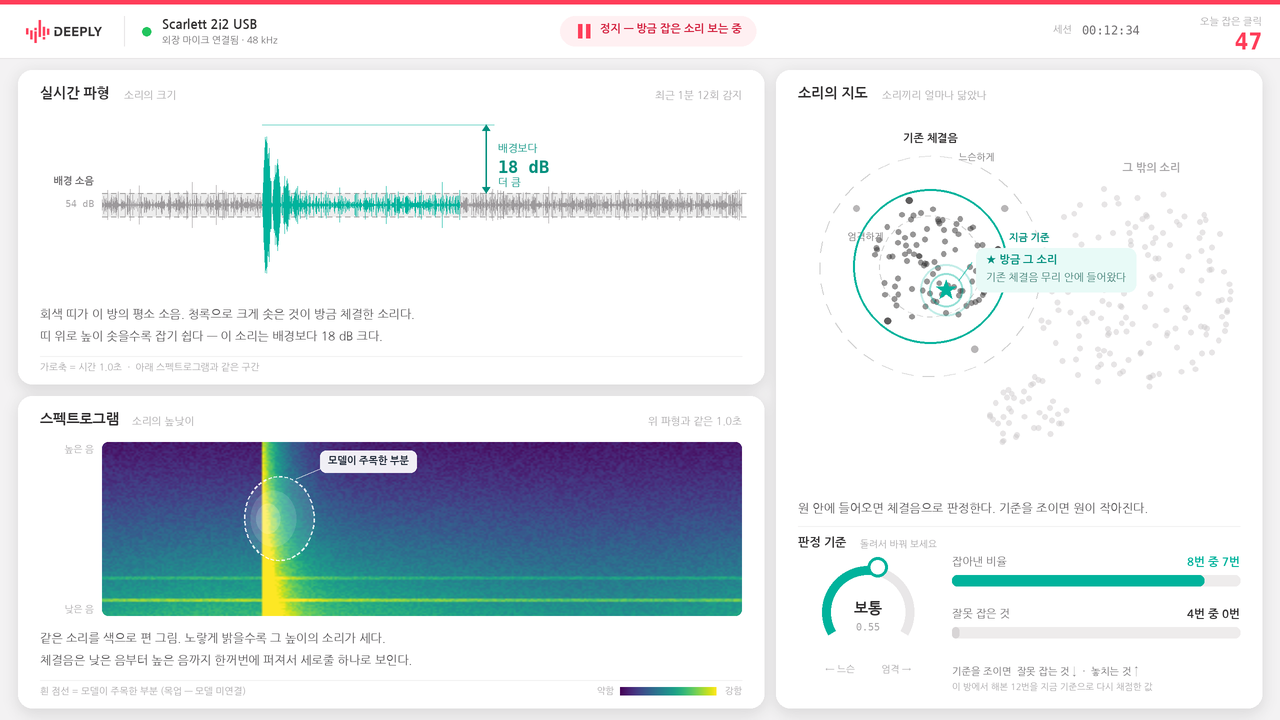

Write Python code to recreate this figure.
"""Render a static mockup PNG of the 1-Day Demo screen (no browser needed).

v04: three panels + DEEPLY CI. Waveform + spectrogram (shared time window) on the left,
sound map on the right. Every number that used to live in a side card is folded
into one of the three views, so the page still reads if the extras are removed.

버저닝: 아래 VERSION/SLUG/NOTE 세 줄만 바꾸고 실행하면
mockups/ 에 PNG + 그 버전을 만든 스크립트 사본 + INDEX.md 한 줄이 함께 남는다.
같은 VERSION 으로 다시 실행하면 그 버전을 덮어쓴다.
"""
import math
import shutil
from pathlib import Path

import matplotlib
import numpy as np
from PIL import Image, ImageDraw, ImageFont, ImageFilter

CMAP = matplotlib.colormaps["viridis"]     # 스펙트로그램 컬러맵 (matplotlib 기본)

# ── 이 버전의 정체 ──────────────────────────────────────────────
VERSION = "v06"
SLUG = "threshold-dial"
NOTE = ("v05 + 판정 기준 dial — 지도의 판정 원 반지름을 손으로 옮기며 "
        "recall/precision trade-off(operating point)를 그 자리에서 보여준다")

BASE = Path(__file__).resolve().parent
VDIR = BASE / "mockups"
VDIR.mkdir(exist_ok=True)
OUT = VDIR / f"{VERSION}_{SLUG}.png"

S = 2
W, H = 1280 * S, 720 * S

KR = "/home/myeonghoon/.local/share/fonts/NanumGothic-Regular.ttf"
KRB = "/home/myeonghoon/.local/share/fonts/NanumGothic-Bold.ttf"
MN = "/usr/share/fonts/truetype/dejavu/DejaVuSansMono.ttf"
MNB = "/usr/share/fonts/truetype/dejavu/DejaVuSansMono-Bold.ttf"
f = lambda p, s: ImageFont.truetype(p, int(s * S))

# DEEPLY CI (Nuclino > Design > CI)
PINK = "#ff3d59"          # Deeply Pink — 검출 · 이 이벤트
BLK = "#333132"           # Deeply Black — 본문 · 기존 체결음

BG, CARD, LINE = "#f3f2f3", "#ffffff", "#e7e5e6"
TX, TX2, TX3 = BLK, "#706e70", "#a8a6a8"
HOT, OK = "#ff7a3d", "#22c55e"
GRAY_DOT = (201, 198, 200, 115)      # 그 밖의 소리
BLK_DOT = (51, 49, 50, 130)          # 기존 체결음
PINK_SOFT, BLK_SOFT = "#fff0f2", "#f2f1f2"
PINK_DEEP = "#d3213f"                # 헤더 전용

# 본문 accent — 브랜드 색과 분리한다 (검출 · 이 이벤트)
ACC, ACC_SOFT, ACC_DEEP = "#00b39c", "#e8faf7", "#00907e"

ONSET, ANLZ = 0.25, 0.56

img = Image.new("RGB", (W, H), BG)
rng = np.random.default_rng(20260817)

px = lambda *a: [int(v * S) for v in a]


def txt(dr, x, y, s, font, fill=TX, anchor="la"):
    dr.text((int(x * S), int(y * S)), s, font=font, fill=fill, anchor=anchor)


def tw(dr, s, font):
    return dr.textlength(s, font=font) / S


# 좌우 두 컬럼을 위·아래가 공유 (세로 정렬)
CARDS = {
    "wave": (18, 70, 764, 384),
    "spec": (18, 396, 764, 708),
    "map":  (776, 70, 1262, 708),
}
sh = Image.new("RGBA", (W, H), (0, 0, 0, 0))
shd = ImageDraw.Draw(sh)
for x0, y0, x1, y1 in CARDS.values():
    shd.rounded_rectangle(px(x0, y0 + 3, x1, y1 + 5), radius=int(14 * S), fill=(50, 48, 49, 32))
img = Image.alpha_composite(img.convert("RGBA"), sh.filter(ImageFilter.GaussianBlur(7 * S))).convert("RGB")
d = ImageDraw.Draw(img, "RGBA")
for x0, y0, x1, y1 in CARDS.values():
    d.rounded_rectangle(px(x0, y0, x1, y1), radius=int(14 * S), fill=CARD)


def caption(x, y, s):
    """처음 보는 사람용 한 줄 설명 — 작고 회색이 아니라 읽히는 크기로."""
    txt(d, x, y, s, f(KR, 12), "#565456")


# ═══ 헤더 (얇게) — DEEPLY CI ════════════════════════════════════
d.rectangle(px(0, 0, 1280, 58), fill=CARD)
d.rectangle(px(0, 0, 1280, 4), fill=PINK)            # 브랜드 스트립
d.line(px(0, 58, 1280, 58), fill=LINE, width=S)

logo = Image.open(BASE / "assets" / "deeply_horizontal.png").convert("RGBA")
logo = logo.crop(logo.getbbox())
LH = int(23 * S)
LW = int(logo.width * LH / logo.height)
img.paste(logo.resize((LW, LH), Image.LANCZOS), (int(26 * S), int(20 * S)), logo.resize((LW, LH), Image.LANCZOS))
d = ImageDraw.Draw(img, "RGBA")
lx0 = 26 + LW / S

d.line(px(lx0 + 22, 16, lx0 + 22, 46), fill=LINE, width=S)
d.ellipse(px(lx0 + 40, 27, lx0 + 49, 36), fill=OK)
txt(d, lx0 + 60, 18, "Scarlett 2i2 USB", f(KRB, 13), TX)
txt(d, lx0 + 60, 35, "외장 마이크 연결됨 · 48 kHz", f(KR, 9.5), TX2)

d.rounded_rectangle(px(560, 16, 756, 46), radius=int(15 * S), fill=PINK_SOFT)
d.rectangle(px(578, 24, 582, 38), fill=PINK)
d.rectangle(px(586, 24, 590, 38), fill=PINK)
txt(d, 600, 23, "정지 — 방금 잡은 소리 보는 중", f(KRB, 11), PINK_DEEP)

txt(d, 1262, 16, "오늘 잡은 클릭", f(KR, 10), TX3, anchor="ra")
txt(d, 1262, 28, "47", f(MNB, 23), PINK, anchor="ra")
txt(d, 1053, 24, "세션", f(KR, 10), TX3)
txt(d, 1140, 23, "00:12:34", f(MN, 12), TX2, anchor="ra")


# ═══ 1. 실시간 파형 — SNR·배경·밀도를 이 안에 흡수 ══════════════
x0, y0, x1, y1 = CARDS["wave"]
txt(d, x0 + 22, y0 + 16, "실시간 파형", f(KRB, 14), TX)
txt(d, x0 + 22 + 84, y0 + 20, "소리의 크기", f(KR, 10.5), TX3)
txt(d, x1 - 22, y0 + 20, "최근 1분 12회 감지", f(KR, 10.5), TX3, anchor="ra")

wx0, wx1 = x0 + 84, x1 - 22
wcy = y0 + 48 + (y1 - 92 - y0 - 48) / 2
wamp = (y1 - 92 - y0 - 48) / 2
n = int((wx1 - wx0) * S)

env = .050 + rng.random(n) * .040
sig = rng.normal(0, 1, n) * env
c = int(ONSET * n)
L = int(n * .30)
k = np.arange(L)
sig[c:c + L] += np.exp(-k / (L * .10)) * np.sin(k * .16) * .92
sig = np.clip(sig, -1, 1)

# 배경 소음 띠 = 눈으로 보는 SNR 기준선
bh = .135 * wamp
d.rectangle(px(wx0, wcy - bh, wx1, wcy + bh), fill=(120, 118, 119, 34))
for yy in (wcy - bh, wcy + bh):
    for xx in range(int(wx0), int(wx1), 9):
        d.line(px(xx, yy, xx + 5, yy), fill=(90, 88, 89, 125), width=S)
txt(d, x0 + 76, wcy - bh - 7, "배경 소음", f(KRB, 10), TX2, anchor="rd")
txt(d, x0 + 76, wcy - bh + 5, "54 dB", f(MN, 9.5), TX3, anchor="ra")

ax = wx0 + (wx1 - wx0) * ONSET
bx = wx0 + (wx1 - wx0) * ANLZ
for i in range(n):
    v = abs(sig[i]) * wamp
    xx = wx0 * S + i
    d.line([xx, wcy * S - v * S, xx, wcy * S + v * S],
           fill=ACC if ax * S <= xx <= bx * S else "#9c999b", width=1)

# "배경보다 이만큼 크다" = SNR 을 숫자 대신 높이로
arx = bx + 26
pk = wcy - .92 * wamp
d.line(px(arx, pk, arx, wcy - bh), fill=ACC_DEEP, width=int(1.6 * S))
for yy, dy in ((pk, 6), (wcy - bh, -6)):
    d.polygon([px(arx - 4, yy + dy), px(arx + 4, yy + dy), px(arx, yy)], fill=ACC_DEEP)
d.line(px(ax, pk, arx + 8, pk), fill=(0, 179, 156, 115), width=S)
txt(d, arx + 12, (pk + wcy - bh) / 2 - 16, "배경보다", f(KR, 10.5), ACC_DEEP)
txt(d, arx + 12, (pk + wcy - bh) / 2 - 2, "18 dB", f(MNB, 17), ACC_DEEP)
txt(d, arx + 12, (pk + wcy - bh) / 2 + 18, "더 큼", f(KR, 10.5), ACC_DEEP)

caption(x0 + 22, y1 - 76,
        "회색 띠가 이 방의 평소 소음. 청록으로 크게 솟은 것이 방금 체결한 소리다.")
caption(x0 + 22, y1 - 54,
        "띠 위로 높이 솟을수록 잡기 쉽다 — 이 소리는 배경보다 18 dB 크다.")
d.line(px(x0 + 22, y1 - 28, x1 - 22, y1 - 28), fill=BLK_SOFT, width=S)
txt(d, x0 + 22, y1 - 22, "가로축 = 시간 1.0초  ·  아래 스펙트로그램과 같은 구간",
    f(KR, 9.5), TX3)


# ═══ 2. 스펙트로그램 — 같은 구간, 모델이 본 곳 ══════════════════
x0, y0, x1, y1 = CARDS["spec"]
txt(d, x0 + 22, y0 + 16, "스펙트로그램", f(KRB, 14), TX)
txt(d, x0 + 22 + 92, y0 + 20, "소리의 높낮이", f(KR, 10.5), TX3)
txt(d, x1 - 22, y0 + 20, "위 파형과 같은 1.0초", f(KR, 10.5), TX3, anchor="ra")

sx0, sy0 = x0 + 84, y0 + 46
sx1, sy1 = x1 - 22, y1 - 92
gw, gh = int((sx1 - sx0) * S), int((sy1 - sy0) * S)

nb, nt = 110, 300
prof = np.linspace(.06, .70, nb)[:, None] ** 1.35
base = prof * (.88 + .12 * np.sin(np.linspace(0, 6, nt)))[None, :] + rng.random((nb, nt)) * .10
for row, amp in [(int(nb * .90), .26), (int(nb * .78), .16)]:
    base[row:row + 2] += amp
cc = int(ONSET * nt)
for j in range(int(nt * .32)):
    if cc + j < nt:
        base[:, cc + j] = np.clip(base[:, cc + j] + .85 * math.exp(-j / (nt * .035)), 0, 1)
base = np.clip(base, 0, 1)
lut = (CMAP(base)[..., :3] * 255).astype(np.uint8)
spec = Image.fromarray(lut).resize((gw, gh), Image.BILINEAR)
mask = Image.new("L", (gw, gh), 0)
ImageDraw.Draw(mask).rounded_rectangle([0, 0, gw - 1, gh - 1], radius=int(6 * S), fill=255)
img.paste(spec, (int(sx0 * S), int(sy0 * S)), mask)
d = ImageDraw.Draw(img, "RGBA")

txt(d, x0 + 76, sy0 + 2, "높은 음", f(KR, 9.5), TX3, anchor="ra")
txt(d, x0 + 76, sy1 - 12, "낮은 음", f(KR, 9.5), TX3, anchor="ra")

ax2 = sx0 + (sx1 - sx0) * ONSET
ay2 = sy0 + (sy1 - sy0) * .44
# viridis 위에서는 주황이 죽는다 — attribution 은 흰 점선으로
for rw, rh, al in ((58, 84, 26), (38, 56, 34), (20, 30, 44)):
    d.ellipse(px(ax2 - rw * .3, ay2 - rh / 2, ax2 + rw * .9, ay2 + rh / 2), fill=(255, 255, 255, al))
ecx, ecy = ax2 + 58 * .3, ay2
erx, ery = 58 * .6, 42
for a in range(0, 360, 9):
    a0, a1 = math.radians(a), math.radians(a + 5)
    d.line(px(ecx + math.cos(a0) * erx, ecy + math.sin(a0) * ery,
              ecx + math.cos(a1) * erx, ecy + math.sin(a1) * ery),
           fill=(255, 255, 255, 225), width=int(1.6 * S))
lb = "모델이 주목한 부분"
lw = tw(d, lb, f(KRB, 10)) + 16
d.rounded_rectangle(px(ax2 + 58, ay2 - 68, ax2 + 58 + lw, ay2 - 46), radius=int(6 * S),
                    fill=(255, 255, 255, 235))
txt(d, ax2 + 66, ay2 - 63, lb, f(KRB, 10), "#1f2937")
d.line(px(ax2 + 34, ay2 - 40, ax2 + 58, ay2 - 50), fill=(255, 255, 255, 200), width=int(1.4 * S))

caption(x0 + 22, y1 - 76,
        "같은 소리를 색으로 편 그림. 노랗게 밝을수록 그 높이의 소리가 세다.")
caption(x0 + 22, y1 - 54,
        "체결음은 낮은 음부터 높은 음까지 한꺼번에 퍼져서 세로줄 하나로 보인다.")
d.line(px(x0 + 22, y1 - 28, x1 - 22, y1 - 28), fill=BLK_SOFT, width=S)
txt(d, x0 + 22, y1 - 22, "흰 점선 = 모델이 주목한 부분 (목업 — 모델 미연결)", f(KR, 9.5), TX3)

# viridis 미니 컬러바 — 색이 무슨 뜻인지 처음 보는 사람도 알게
cb1, cbw = x1 - 22, 96
txt(d, cb1, y1 - 22, "강함", f(KR, 9), TX3, anchor="ra")
cb0 = cb1 - 26 - cbw
for i2 in range(int(cbw * S)):
    r2, g2, b2 = [int(v * 255) for v in CMAP(i2 / (cbw * S))[:3]]
    d.rectangle([int(cb0 * S) + i2, int((y1 - 21) * S), int(cb0 * S) + i2 + 1, int((y1 - 13) * S)],
                fill=(r2, g2, b2))
txt(d, cb0 - 6, y1 - 22, "약함", f(KR, 9), TX3, anchor="ra")


# ═══ 3. 소리의 지도 — 판정과 성적표를 이 안에 흡수 ══════════════
x0, y0, x1, y1 = CARDS["map"]
txt(d, x0 + 22, y0 + 16, "소리의 지도", f(KRB, 14), TX)
txt(d, x0 + 22 + 84, y0 + 20, "소리끼리 얼마나 닮았나", f(KR, 10.5), TX3)

gx0, gy0 = x0 + 22, y0 + 50
gx1, gy1 = x1 - 22, y1 - 222
gw2, gh2 = gx1 - gx0, gy1 - gy0
AR = gw2 / gh2
mp = lambda u, v: ((gx0 + u * gw2) * S, (gy0 + v * gh2) * S)

# 판정 원 = threshold. dial 을 돌리면 이 반지름이 움직인다
CU, CV = .30, .40
R_LOOSE, R_CUR, R_TIGHT = .250, .175, .115
ccx, ccy = mp(CU, CV)
at = lambda rf, deg: (ccx + math.cos(math.radians(deg)) * rf * gw2 * S,
                      ccy + math.sin(math.radians(deg)) * rf * gw2 * S)

CL = [(CU, CV, .135, BLK_DOT, 85),
      (.52, .80, .090, GRAY_DOT, 40),
      (.76, .46, .235, GRAY_DOT, 160)]
for cu, cv, r, col, cnt in CL:
    for _ in range(cnt):
        a, dd = rng.uniform(0, 6.28), math.sqrt(rng.random()) * r
        cx, cy = mp(cu + math.cos(a) * dd, cv + math.sin(a) * dd * AR)
        d.ellipse([cx - 2.7 * S, cy - 2.7 * S, cx + 2.7 * S, cy + 2.7 * S], fill=col)

# 기준을 풀면 딸려 들어올 소음 / 조이면 놓칠 체결음
for deg in (-142, -38, 62):
    gx, gy = at((R_CUR + R_LOOSE) / 2, deg)
    d.ellipse([gx - 3.4 * S, gy - 3.4 * S, gx + 3.4 * S, gy + 3.4 * S], fill=(160, 157, 159, 190))
for deg in (-108, -14, 128):
    bx2, by2 = at((R_TIGHT + R_CUR) / 2 + .012, deg)
    d.ellipse([bx2 - 3.4 * S, by2 - 3.4 * S, bx2 + 3.4 * S, by2 + 3.4 * S], fill=(51, 49, 50, 200))

for rf, deg, anc, lab in ((R_LOOSE, -78, "la", "느슨하게"), (R_TIGHT, 214, "ra", "엄격하게")):
    rad = rf * gw2 * S
    for a in range(0, 360, 11):
        a0, a1 = math.radians(a), math.radians(a + 6)
        d.line([ccx + math.cos(a0) * rad, ccy + math.sin(a0) * rad,
                ccx + math.cos(a1) * rad, ccy + math.sin(a1) * rad],
               fill=(120, 118, 119, 90), width=int(1.4 * S))
    lx2, ly2 = at(rf, deg)
    dx2 = 5 if anc == "la" else -5
    txt(d, lx2 / S + dx2, ly2 / S - 6, lab, f(KR, 9.5), TX2, anchor=anc)

rad = R_CUR * gw2 * S
d.ellipse([ccx - rad, ccy - rad, ccx + rad, ccy + rad], outline=ACC, width=int(2.2 * S))
lx2, ly2 = at(R_CUR, -20)
txt(d, lx2 / S + 6, ly2 / S - 7, "지금 기준", f(KRB, 10), ACC_DEEP)

txt(d, *[v / S for v in mp(.30, .05)], "기존 체결음", f(KRB, 11), BLK, anchor="mm")
txt(d, *[v / S for v in mp(.80, .13)], "그 밖의 소리", f(KRB, 11), TX3, anchor="mm")

sx, sy = mp(.335, .465)
for rr, al in ((26, 60), (17, 105)):
    d.ellipse([sx - rr * S, sy - rr * S, sx + rr * S, sy + rr * S],
              outline=(0, 179, 156, al), width=int(2 * S))
star = []
for i in range(10):
    a = -math.pi / 2 + i * math.pi / 5
    rr = (4.2 if i % 2 else 10.5) * S
    star.append((sx + math.cos(a) * rr, sy + math.sin(a) * rr))
d.polygon(star, fill=ACC)

cxx, cyy = sx / S + 30, sy / S - 42
d.line(px(sx / S + 13, sy / S - 10, cxx - 4, cyy + 14), fill=(0, 179, 156, 165), width=int(1.4 * S))
l1, l2 = "★ 방금 그 소리", "기존 체결음 무리 안에 들어왔다"
bw2 = max(tw(d, l1, f(KRB, 11)), tw(d, l2, f(KR, 10.5))) + 20
d.rounded_rectangle(px(cxx, cyy, cxx + bw2, cyy + 44), radius=int(8 * S), fill=ACC_SOFT)
txt(d, cxx + 10, cyy + 6, l1, f(KRB, 11), ACC_DEEP)
txt(d, cxx + 10, cyy + 24, l2, f(KR, 10.5), "#3f7d73")

caption(x0 + 22, y1 - 206,
        "원 안에 들어오면 체결음으로 판정한다. 기준을 조이면 원이 작아진다.")

# ── 판정 기준 dial — operating point 를 손으로 옮겨 본다 ─────────
d.line(px(x0 + 22, y1 - 182, x1 - 22, y1 - 182), fill=BLK_SOFT, width=S)
txt(d, x0 + 22, y1 - 172, "판정 기준", f(KRB, 12), TX)
txt(d, x0 + 22 + 62, y1 - 169, "돌려서 바꿔 보세요", f(KR, 9.5), TX3)

DIAL = .55                                   # 0=느슨 … 1=엄격
dcx, dcy, R = x0 + 92, y1 - 96, 46
bb = px(dcx - R, dcy - R, dcx + R, dcy + R)
d.arc(bb, 150, 390, fill="#e9e7e8", width=int(9 * S))
d.arc(bb, 150, 150 + DIAL * 240, fill=ACC, width=int(9 * S))
ka = math.radians(150 + DIAL * 240)
kx, ky = dcx + R * math.cos(ka), dcy + R * math.sin(ka)
d.ellipse(px(kx - 10, ky - 10, kx + 10, ky + 10), fill=CARD, outline=ACC, width=int(3 * S))
txt(d, dcx, dcy - 4, "보통", f(KRB, 15), TX, anchor="mm")
txt(d, dcx, dcy + 15, "0.55", f(MN, 10), TX3, anchor="mm")
txt(d, dcx, dcy + R + 6, "← 느슨          엄격 →", f(KR, 9.5), TX3, anchor="ma")

# 이번 세션 시험을 지금 기준으로 다시 채점한 결과
bxs, bxe = x0 + 176, x1 - 22
for i, (nm, val, frac, col) in enumerate([
        ("잡아낸 비율", "8번 중 7번", .875, ACC),
        ("잘못 잡은 것", "4번 중 0번", .0, BLK)]):
    yy = y1 - 152 + i * 52
    txt(d, bxs, yy, nm, f(KR, 11), TX2)
    txt(d, bxe, yy, val, f(KRB, 11.5), col, anchor="ra")
    d.rounded_rectangle(px(bxs, yy + 19, bxe, yy + 30), radius=int(5 * S), fill="#eeecec")
    if frac > 0:
        d.rounded_rectangle(px(bxs, yy + 19, bxs + (bxe - bxs) * frac, yy + 30),
                            radius=int(5 * S), fill=col)
    else:
        d.rounded_rectangle(px(bxs, yy + 19, bxs + 7, yy + 30), radius=int(5 * S), fill="#d8d5d6")

txt(d, bxs, y1 - 42, "기준을 조이면  잘못 잡는 것 ↓  ·  놓치는 것 ↑", f(KR, 10), TX2)
txt(d, bxs, y1 - 26, "이 방에서 해본 12번을 지금 기준으로 다시 채점한 값", f(KR, 9), TX3)

img.resize((W // S, H // S), Image.LANCZOS).save(OUT)
shutil.copy(OUT, BASE / "mockup.png")
shutil.copy(__file__, VDIR / f"{VERSION}_{SLUG}.py")

idx = VDIR / "INDEX.md"
head = ["# 1-Day Demo 목업 버전 기록", "",
        "각 버전은 PNG + 그 PNG 를 만든 스크립트가 짝으로 남아 있다.", ""]
old = idx.read_text(encoding="utf-8").splitlines() if idx.exists() else head
rows = [l for l in old if l.startswith("- **") and not l.startswith(f"- **{VERSION}**")]
rows.append(f"- **{VERSION}** [`{VERSION}_{SLUG}.png`]({VERSION}_{SLUG}.png) — {NOTE}")
idx.write_text("\n".join(head + sorted(rows)) + "\n", encoding="utf-8")

print(f"saved : {OUT}  ({W // S}x{H // S})")
print(f"script: {VDIR / f'{VERSION}_{SLUG}.py'}")
print(f"index : {idx}")
